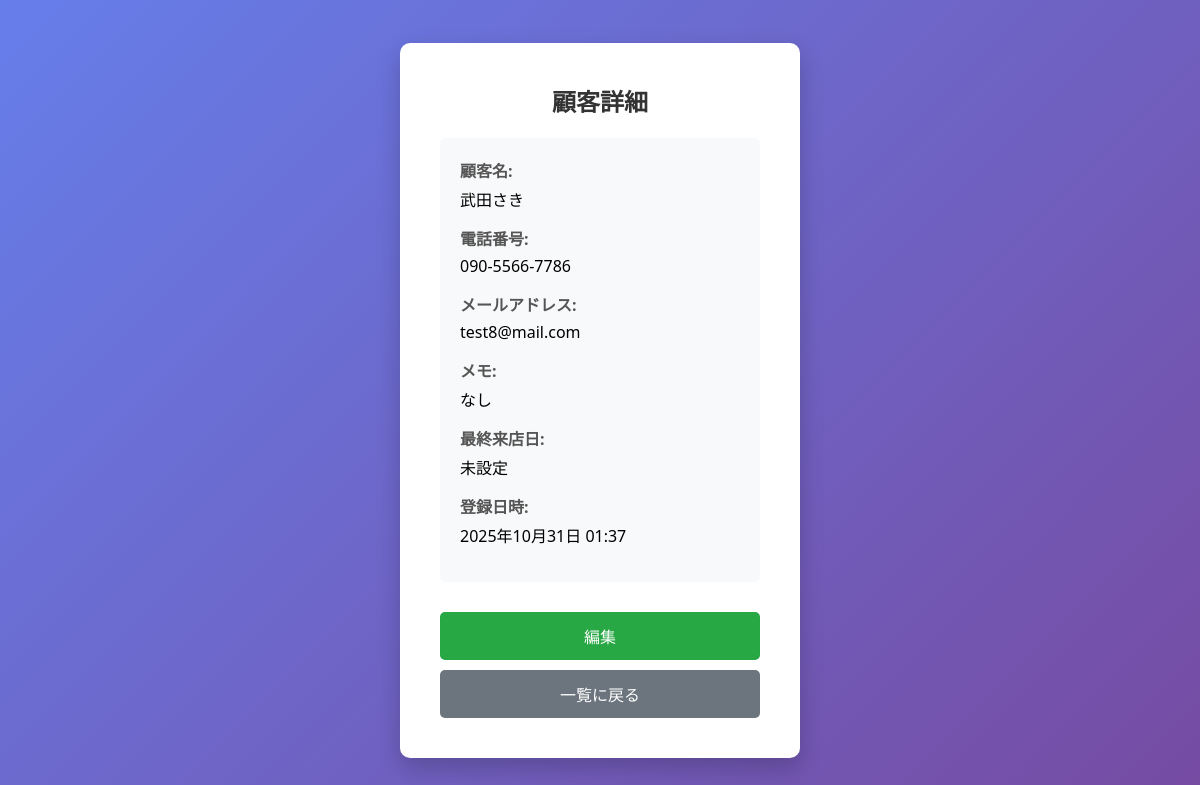
The page /customers/3/ (signed in) on the database its author committed.
### main/models.py (models this page shows, shortened)
class Customer(models.Model):
    phone_regex = RegexValidator(
        regex=r'^0\d{1,4}-?\d{1,4}-?\d{3,4}$',
        message="正しい電話番号形式で入力してください。（例: 090-1234-5678、03-1234-5678、0120-123-456）"
    )
    name = models.CharField(max_length=100, verbose_name="顧客名")
    phone_number = models.CharField(
        max_length=20,
        verbose_name="電話番号",
        validators=[phone_regex]
    )
    email = models.EmailField(unique=True, verbose_name="メールアドレス")  # 追加
    memo = models.TextField(blank=True, verbose_name="メモ")
    last_visit_date = models.DateField(null=True, blank=True, verbose_name="最終来店日")
    created_at = models.DateTimeField(auto_now_add=True, verbose_name="登録日時")
    updated_at = models.DateTimeField(auto_now=True, verbose_name="更新日時")
    class Meta:
        verbose_name = "顧客"
        verbose_name_plural = "顧客"

### main/views.py (the view)
# urls.py: path('customers/<int:pk>/', views.customer_detail, name='customer-detail'),
@login_required(login_url='login')
def customer_detail(request, pk):
    try:
        customer = Customer.objects.get(pk=pk)
    except Customer.DoesNotExist:
        messages.error(request, '顧客が見つかりません')
        return redirect('customer-list')
    return render(request, 'main/customer_detail.html', {
        'customer': customer,
    })

### main/templates/main/customer_detail.html (shortened to what this page needs)
{% extends 'main/base.html' %}
{% block content %}
<h2>顧客詳細</h2>
<div style="background: #f8f9fa; padding: 20px; border-radius: 5px; margin-bottom: 20px;">
    <div style="margin-bottom: 15px;">
        <strong style="color: #555;">顧客名:</strong>
        <p style="margin: 5px 0;">{{ customer.name }}</p>
    </div>
    <div style="margin-bottom: 15px;">
        <strong style="color: #555;">電話番号:</strong>
        <p style="margin: 5px 0;">{{ customer.phone_number }}</p>
    </div>
    <div style="margin-bottom: 15px;">
        <strong style="color: #555;">メールアドレス:</strong>
        <p style="margin: 5px 0;">{{ customer.email }}</p>
    </div>
    <div style="margin-bottom: 15px;">
        <strong style="color: #555;">メモ:</strong>
        <p style="margin: 5px 0;">{{ customer.memo|default:"なし" }}</p>
    </div>
    <div style="margin-bottom: 15px;">
        <strong style="color: #555;">最終来店日:</strong>
        <p style="margin: 5px 0;">{{ customer.last_visit_date|default:"未設定" }}</p>
    </div>
    <div style="margin-bottom: 15px;">
        <strong style="color: #555;">登録日時:</strong>
        <p style="margin: 5px 0;">{{ customer.created_at|date:"Y年m月d日 H:i" }}</p>
    </div>
</div>
<a href="{% url 'customer-edit' customer.id %}" style="text-decoration: none;">
    <button style="background: #28a745;">編集</button>
</a>
<a href="{% url 'customer-list' %}" style="text-decoration: none;">
    <button style="background: #6c757d; margin-top: 10px;">一覧に戻る</button>
</a>
{% endblock %}

### main/templates/main/base.html (style rules this page uses)
* { margin: 0; padding: 0; box-sizing: border-box; }
body { font-family: 'Segoe UI', Tahoma, Geneva, Verdana, sans-serif; background: linear-gradient(135deg, #667eea 0%, #764ba2 100%); min-height: 100vh; display: flex; justify-content: center; align-items: center; }
h1, h2 { color: #333; margin-bottom: 20px; text-align: center; }
button { width: 100%; padding: 12px; background: #667eea; color: white; border: none; border-radius: 5px; font-size: 16px; cursor: pointer; margin-top: 10px; }

### rows shown on the page
Customer: name "武田さき", phone_number "090-5566-7786", email "test8@mail.com", memo "なし", last_visit_date "未設定", created_at "2025年10月31日 01:37"
